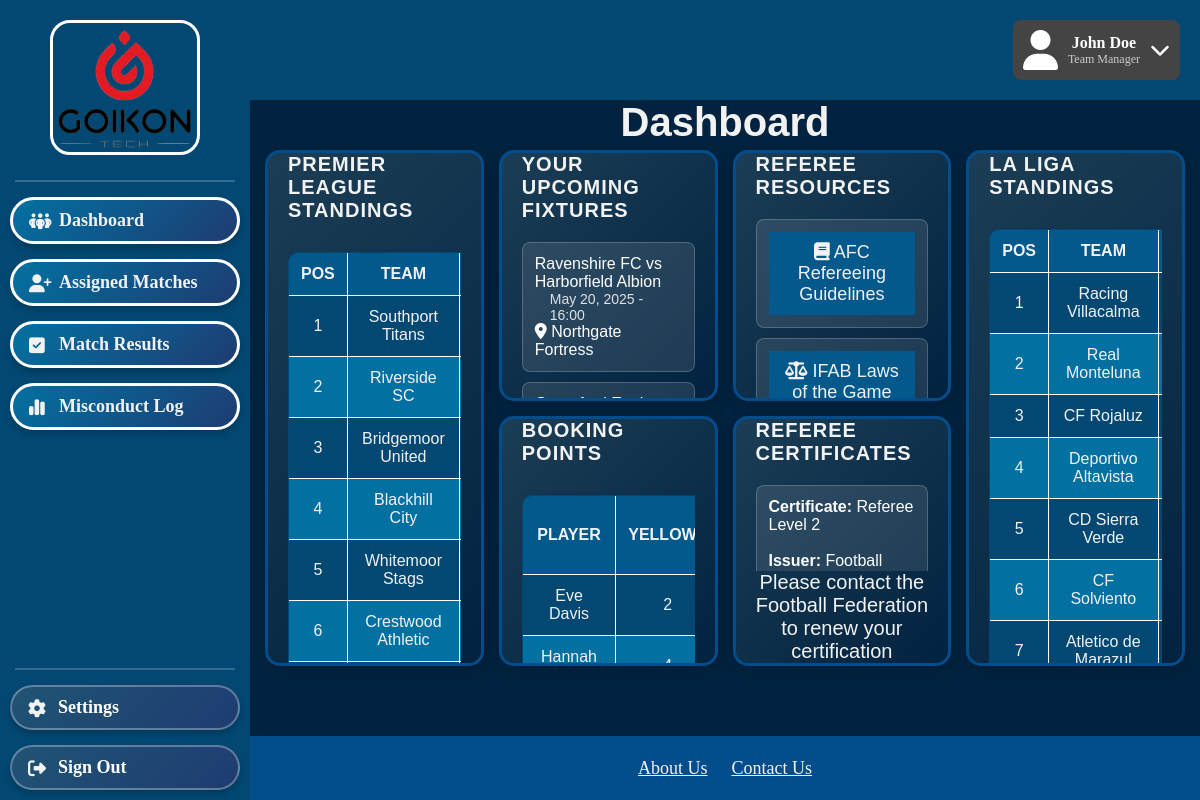
The page /refereePages/refereeDashboard.php on the database its author committed.
### tables this page shows
CREATE TABLE Team (
    TeamID INTEGER PRIMARY KEY AUTOINCREMENT,
    LeagueID INTEGER NOT NULL,
    ManagerID INTEGER,
    FieldID INTEGER NOT NULL,
    TeamName VARCHAR(255) NOT NULL,
    FOREIGN KEY (LeagueID) REFERENCES League(LeagueID) ON DELETE CASCADE ON UPDATE CASCADE,
    FOREIGN KEY (ManagerID) REFERENCES TeamManager(ManagerID) ON DELETE CASCADE ON UPDATE CASCADE,
    FOREIGN KEY (FieldID) REFERENCES Field(FieldID) ON DELETE CASCADE ON UPDATE CASCADE
);

CREATE TABLE "League_Match" (
	"LeagueMatchID"	INTEGER,
	"LeagueID"	INTEGER NOT NULL,
	"HomeTeamID"	INTEGER NOT NULL,
	"AwayTeamID"	INTEGER NOT NULL,
	"MatchDate"	DATETIME NOT NULL,
	"FieldID"	INTEGER NOT NULL,
	"Status"	TEXT NOT NULL,
	"HomeGoals"	INTEGER NOT NULL DEFAULT 0,
	"AwayGoals"	INTEGER NOT NULL DEFAULT 0,
	PRIMARY KEY("LeagueMatchID" AUTOINCREMENT),
	FOREIGN KEY("AwayTeamID") REFERENCES "Team"("TeamID") ON DELETE CASCADE ON UPDATE CASCADE,
	FOREIGN KEY("FieldID") REFERENCES "Field"("FieldID") ON DELETE CASCADE ON UPDATE CASCADE,
	FOREIGN KEY("HomeTeamID") REFERENCES "Team"("TeamID") ON DELETE CASCADE ON UPDATE CASCADE,
	FOREIGN KEY("LeagueID") REFERENCES "League"("LeagueID") ON DELETE CASCADE ON UPDATE CASCADE
);

CREATE TABLE Field (
    FieldID INTEGER PRIMARY KEY AUTOINCREMENT,
    FieldOwnerID INT NOT NULL,
    Name VARCHAR(255) NOT NULL,
    PricePerHour INT NOT NULL,
    Location VARCHAR(255) NOT NULL,
    OpeningHours DATETIME,
    ClosingHours DATETIME,
    Capacity INT,
    FOREIGN KEY (FieldOwnerID) REFERENCES FieldOwner(FieldOwnerID) ON DELETE CASCADE ON UPDATE CASCADE
);

### refereePages/refereeDashboard.php (the view, shortened to what this page needs)
<!DOCTYPE html>
    <link rel="stylesheet" href="../styles.css">
    <div class="header">
        <div class="profile-box">
            <i class="fa fa-user"></i>
            <div>
                <div class="name">John Doe</div>
                <div class="role">Team Manager</div>
            </div>
            <i class="fa fa-chevron-down dropdown-icon"></i>
        </div>
    </div>
    <div class="sidebar">
        <img src="../GoikonLogoFinal.png" alt="Goikon Logo" class = "goikon-logo">
        <div class="sidebar-separator"></div>
        <div class="sidebar-button">
            <a href="RefereeDashboard.php" class="stayOnPageLink">
                <i class="fa-solid fa-people-group"></i>Dashboard
            </a>
        </div>
        <div class="sidebar-button">
            <a href="AssignedMatches.php">
                <i class="fa-solid fa-user-plus"></i>Assigned Matches
            </a>
        </div>
        <div class="sidebar-button">
            <a href="MatchResults.php">
                <i class="fa-solid fa-square-check"></i>Match Results
            </a>
        </div>
        <div class="sidebar-button">
            <a href="MisconductLog.php">
                <i class="fa-solid fa-chart-simple"></i>Misconduct Log
            </a>
        </div>
        <div class="sidebar-toolbox-container">
            <div class="sidebar-separator"></div>
            <div class="sidebar-toolbox-button">
                <a href="../Homepages/SettingsPersonal.php">
                    <i class="fa-solid fa-gear"></i>Settings
                </a>
            </div>
            <div class="sidebar-toolbox-button">
                <a href="../Create Account and Login/Login.php">
                    <i class="fa-solid fa-right-from-bracket"></i></i>Sign Out
                </a>
            </div>
        </div>
    </div>
    <div class="footer">
        <a href="../Homepages/AboutUs.php">About Us</a>
        <a href="../Homepages/ContactUs.php">Contact Us</a>
    </div>
    <div class="main-content">
        <h1> Dashboard </h1>
        <div class="dashboard">
            <div class="card" id="referee-resources">
                <div class="team-list-header">
                    <h2>Referee Resources</h2>
                </div>
                <div class="scrollable-container">
                <ul class="team-list">
                    <li class="team-list-item">
                        <a href="https://assets.the-afc.com/migration/a/f/afc-refereeing-guidelines-2020-21" target="_blank">
                            <i class="fa-solid fa-book"></i> AFC Refereeing Guidelines
                        </a>
                    </li>
                    <li class="team-list-item">
                        <a href="https://downloads.theifab.com/downloads/laws-of-the-game-2024-25?l=en" target="_blank">
                            <i class="fa-solid fa-scale-balanced"></i> IFAB Laws of the Game
                        </a>
                    </li>
                </ul>
                </div>
            </div>
            <?php
                require_once __DIR__ . '/../Include/db.php';
                try {
                    $dbInstance = new Database();
                    $conn = $dbInstance->getConnection();
                } catch (Exception $e) {
                    die("Error: " . $e->getMessage());
                }
                $query = "
                    SELECT
                        c.Name,
                        c.Issuer,
                        c.Notes,
                        rc.ExpiryDate
                    FROM Referee_Certificate rc
                    JOIN Certificate c ON rc.CertificateID = c.CertificateID
                    WHERE rc.RefereeID = 3
                ";
            $result = $conn->query($query);
            ?>
            <div class="card" id="certificate">
                <div class="team-list-header">
                    <h2>Referee Certificates</h2>
                </div>
                <div class="scrollable-container">
                    <ul class="team-list">
                        <?php while ($row = $result->fetchArray(SQLITE3_ASSOC)): ?>
                            <li class="team-list-item">
                                <div class="team-list-item-text-container">
                                    <span><strong>Certificate:</strong> <?php echo htmlspecialchars($row['Name']); ?></span><br>
                                    <span><strong>Issuer:</strong> <?php echo htmlspecialchars($row['Issuer']); ?></span><br>
                                    <span><strong>Notes:</strong> <?php echo htmlspecialchars($row['Notes']); ?></span><br>
                                </div>
                            </li>
                        <?php endwhile; ?>
                    </ul>
                </div>
                <p>Please contact the Football Federation to renew your certification</p>
            </div>
                <?php
                require_once __DIR__ . '/../Include/db.php';
                try {
                    $dbInstance = new Database();
                    $conn = $dbInstance->getConnection();
                } catch (Exception $e) {
                    die("Error: " . $e->getMessage());
                }
                $query = "
                SELECT Team.TeamName, Premier_League_Standings.GamesPlayed, Premier_League_Standings.GoalDifference, Premier_League_Standings.Points
                FROM Premier_League_Standings
                JOIN Team ON Premier_League_Standings.TeamID = Team.TeamID
                ORDER BY Premier_League_Standings.Points DESC, Premier_League_Standings.GoalDifference DESC
                ";
                $result = $conn->query($query);
                $position = 1;
                ?>
                <div class="card" id="standings-prem">
                    <div class="team-list-header">
                        <h2>Premier League Standings</h2>
                    </div>
                    <div class="scrollable-container">
                    <table>
                        <thead>
                            <tr>
                                <th>Pos</th>
                                <th>Team</th>
                            </tr>
                        </thead>
                        <tbody>
                            <?php while ($row = $result->fetchArray(SQLITE3_ASSOC)) : ?>
                                <tr>
                                    <td><?= $position++ ?></td>
                                    <td><?= htmlspecialchars($row['TeamName']) ?></td>
                                </tr>
                            <?php endwhile; ?>
                        </tbody>
                    </table>
                    </div>
                </div>
                <?php
                require_once __DIR__ . '/../Include/db.php';
                try {
                    $dbInstance = new Database();
                    $conn = $dbInstance->getConnection();
                } catch (Exception $e) {
                    die("Error: " . $e->getMessage());
                }
                $query = "
                SELECT Team.TeamName, La_Liga_Standings.GamesPlayed, La_Liga_Standings.GoalDifference, La_Liga_Standings.Points
                FROM La_Liga_Standings
                JOIN Team ON La_Liga_Standings.TeamID = Team.TeamID
                ORDER BY La_Liga_Standings.Points DESC, La_Liga_Standings.GoalDifference DESC
                ";
                $result = $conn->query($query);
                $position = 1;
                ?>
                <div class="card" id="standings-la-liga">
                    <div class="team-list-header">
                        <h2>La Liga Standings</h2>
                    </div>
                    <div class="scrollable-container">
                    <table>
                        <thead>
                            <tr>
                                <th>Pos</th>
                                <th>Team</th>
                                <th>PL</th>
                            </tr>
                        </thead>
                        <tbody>
                            <?php while ($row = $result->fetchArray(SQLITE3_ASSOC)) : ?>
                                <tr>
                                    <td><?= $position++ ?></td>
                                    <td><?= htmlspecialchars($row['TeamName']) ?></td>
                                    <td><?= $row['GamesPlayed'] ?></td>
                                </tr>
                            <?php endwhile; ?>
                        </tbody>
                    </table>
                    </div>
                </div>
                <?php
                require_once __DIR__ . '/../Include/db.php';
                try {
                    $dbInstance = new Database();
                    $conn = $dbInstance->getConnection();
                } catch (Exception $e) {
                    die("Error: " . $e->getMessage());
                }
                $query = "
                SELECT
                    hm.TeamName AS HomeTeam,
                    am.TeamName AS AwayTeam,
                    lm.MatchDate,
                    f.Name AS Stadium
                FROM League_Match lm
                JOIN Team hm ON lm.HomeTeamID = hm.TeamID
                JOIN Team am ON lm.AwayTeamID = am.TeamID
                JOIN Field f ON hm.FieldID = f.FieldID
                WHERE lm.Status = 'Scheduled'
                ORDER BY lm.MatchDate ASC
            ";
            $result = $conn->query($query);
            ?>
            <div class="card" id="fixtures">
                <div class="team-list-header">
                    <h2>Your Upcoming Fixtures</h2>
                </div>
                <div class="scrollable-container">
                    <ul class="team-list">
                    <?php while ($row = $result->fetchArray(SQLITE3_ASSOC)): ?>
                        <li class="team-list-item">
                            <div class="team-list-item-text-container">
                                <span><?php echo htmlspecialchars($row['HomeTeam'] . " vs " . $row['AwayTeam']); ?></span>
                                <span class="match-date-time">
                                    <?php
                                        $datetime = date("F j, Y - H:i", strtotime($row['MatchDate']));
                                        echo htmlspecialchars($datetime);
                                    ?>
                                </span>
                                <span class="fixture-venue">
                                    <i class="fa-solid fa-location-dot"></i>
                                    <?php echo htmlspecialchars($row['Stadium']); ?>
                                </span>
                            </div>
                        </li>
                    <?php endwhile; ?>
                    </ul>
                </div>
            </div>
            <?php
                require_once __DIR__ . '/../Include/db.php';
                try {
                    $dbInstance = new Database();
                    $conn = $dbInstance->getConnection();
                } catch (Exception $e) {
                    die("Error: " . $e->getMessage());
                }
                $query = "
                    SELECT
                        User.Firstname,
                        User.Surname,
                        Player.YellowCards,
                        Player.RedCards
                    FROM Player
                    INNER JOIN User ON Player.UserID = User.UserID
                    ORDER BY (Player.RedCards * 25 + Player.YellowCards * 10) DESC
                ";
            $result = $conn->query($query);
            echo '<div class="card" id="booking-points">';
            echo '<div class="team-list-header"><h2>Booking Points</h2></div>';
            echo '<div class="scrollable-container">';
            echo '<table>';
            echo '<thead><tr>
                    <th>Player</th>
                    <th>Yellows</th>
                    <th>Reds</th>
                    <th>Total Booking Points</th>
                </tr></thead><tbody>';
            while ($row = $result->fetchArray(SQLITE3_ASSOC)) {
                $fullname = $row['Firstname'] . ' ' . $row['Surname'];
                $yellows = $row['YellowCards'];
                $reds = $row['RedCards'];
                $points = ($reds * 25) + ($yellows * 10);
                echo "<tr>
                        <td>{$fullname}</td>
                        <td>{$yellows}</td>
                        <td>{$reds}</td>
                        <td>{$points}</td>
                    </tr>";
            }
            echo '</tbody></table>';
            echo '</div></div>';
            ?>
        </div>
    </div>
</html>

### rows shown on the page
team: TeamName "Southport Titans"
team: TeamName "Riverside SC"
team: TeamName "Bridgemoor United"
team: TeamName "Blackhill City"
team: TeamName "Whitemoor Stags"
team: TeamName "Crestwood Athletic"
team: TeamName "Racing Villacalma"
team: TeamName "Real Monteluna"
team: TeamName "CF Rojaluz"
team: TeamName "Deportivo Altavista"
team: TeamName "CD Sierra Verde"
team: TeamName "CF Solviento"
team: TeamName "Atletico de…"
league_match: AwayTeam "Ravenshire FC vs Harborfield Albion", MatchDate "May 20, 2025 - 16:00", field.Name "Northgate Fortress"

### other values the page prints
$row['Name'] "Referee Level 2"
$row['Issuer'] "Football…"
$fullname "Eve Davis"
$yellows "2"
$fullname "Hannah…"
